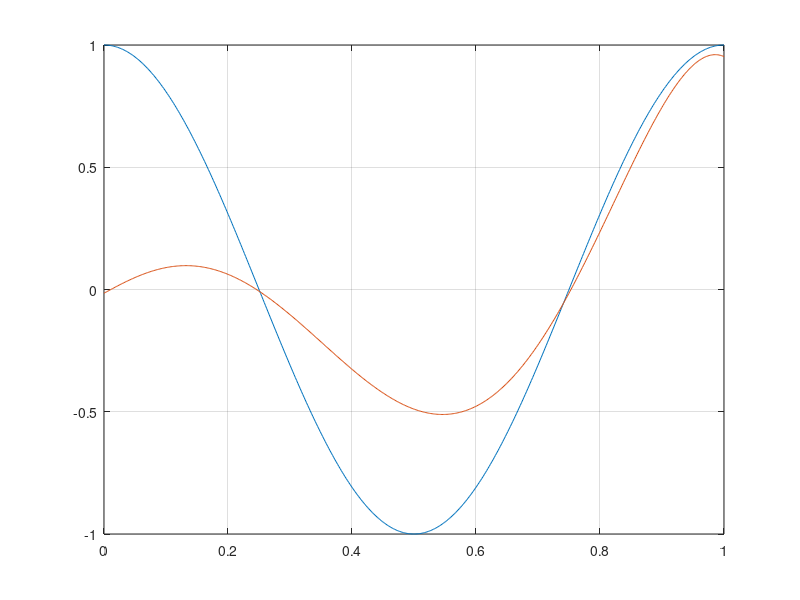

Recreate this plot in MATLAB.
%
clc
close all
clearvars
x=linspace(0,1,500);
y=cos(2*pi*x);
%Datos de interpolaci?n
N=5; %Grado de aproximaci?n
H=hilb(N+1); % matriz de Hilbert
n=cond(H);
int=zeros(N+1,1); %Vector
for ind=1:N+1
    int(ind)=quad(@(x)cos(2*pi*x).*x.^(ind),0,1);
end    
c=H\int;
    q=polyval(fliplr(c.'),x);
tela=get(0,'ScreenSize');
f=figure(2);
%set(f,'paperpositionmode','auto','position');
p1=plot(x,y);
hold on;
p2=plot(x,q);
grid on